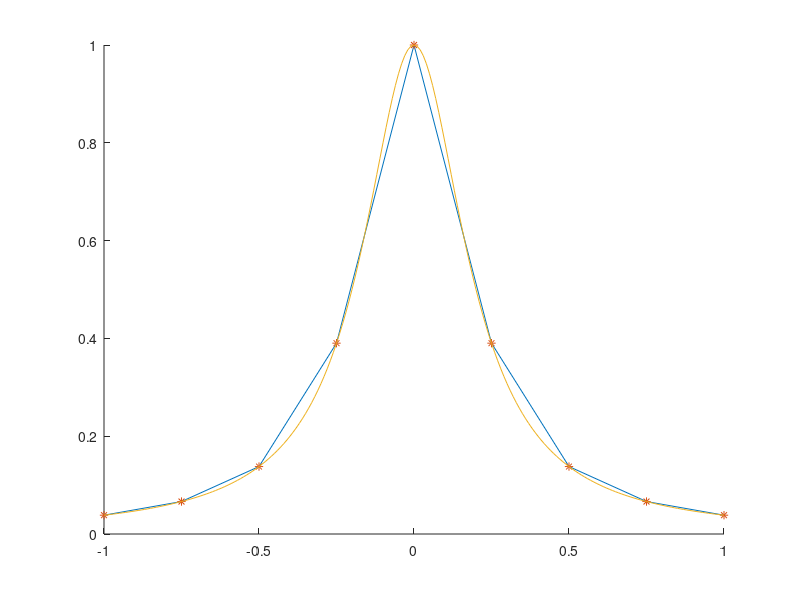

Source code (MATLAB):
% Pick sample points
t = linspace(-1,1,9);
y = 1./(1+25.*t.^2);
hold on
plot(t,y,t,y,'*')
xx = -1:0.01:1;
ff = 1./(1+25.*xx.^2);
plot(xx,ff)
